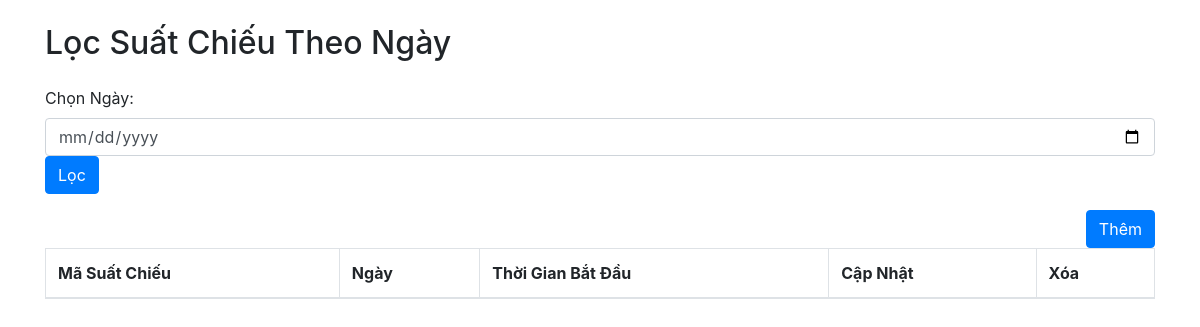
Before: /pages/suatchieuadmin.php with the older database file.
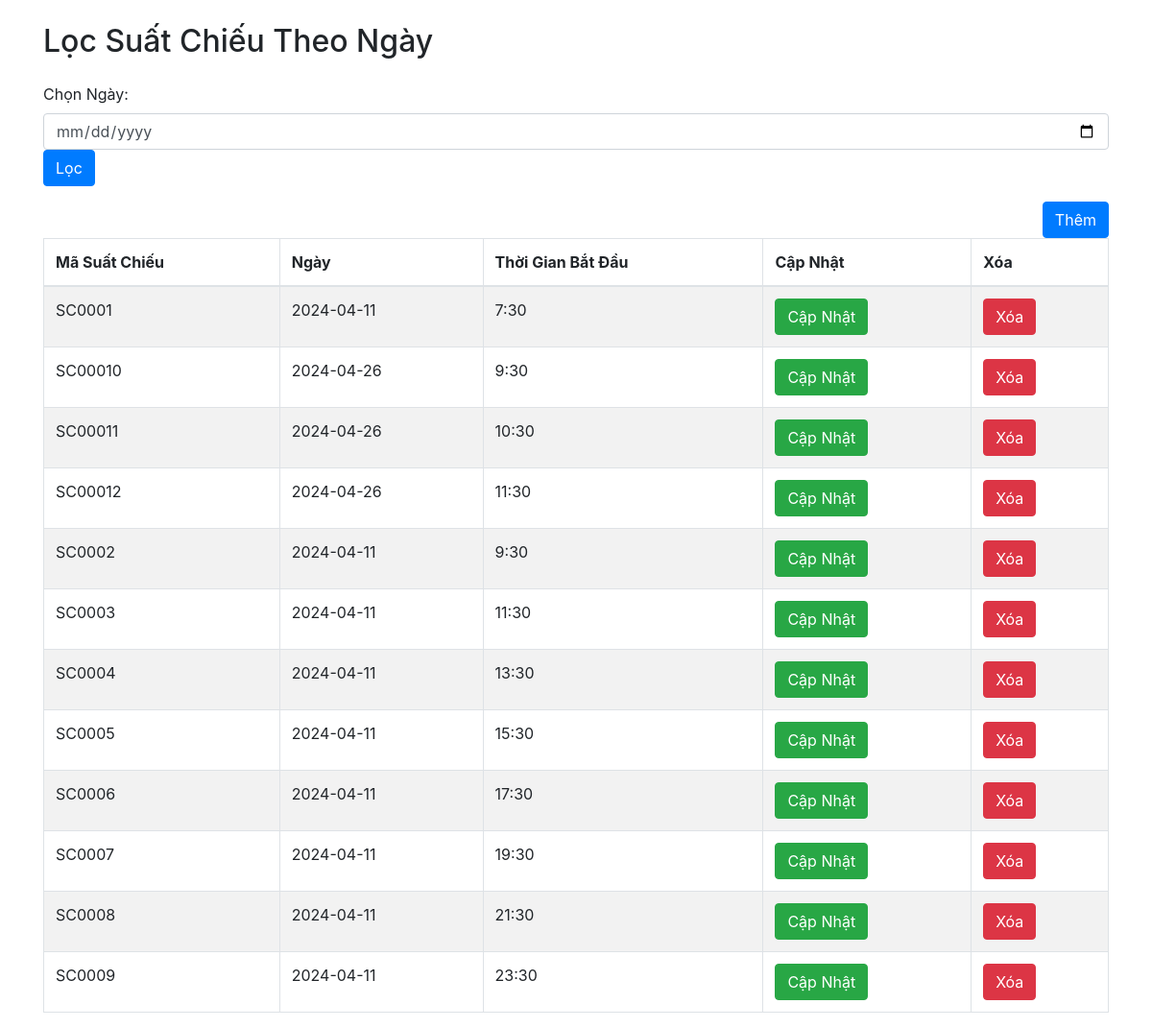
After: the same page with the newer database file.
### tables this page shows
CREATE TABLE `suatchieu` (
  `MASC` varchar(10) NOT NULL,
  `NGAY` date DEFAULT NULL,
  `THOIGIANBATDAU` varchar(10) DEFAULT NULL
);

### database/connectDatabase.php (called while the page is built, shortened)
<?php
class connectDatabase{
    public  $conn;
    public function __construct(){
        $this->servername = "localhost";
        $this->username = "root";
        $this->password = "Oanh2004!";
        $this->database = "cinema";
        $this->conn= new mysqli($this->servername,$this->username,$this->password,$this->database);
    }
    public function executeQuery($Querry) {
        try{
            $result = $this->conn->query($Querry);
            return $result;
        }catch(Exception $e){
            echo "Lỗi roogi kìa aaaaa: " . $e->getMessage();
            return false;
        }
    }
}

### pages/suatchieuadmin.php (the view, shortened to what this page needs)
<?php
    require_once('./database/connectDatabase.php');
    $conn = new connectDatabase();
?>
<!DOCTYPE html>
<html lang="en">
<head>
    <link rel="stylesheet" href="https://cdn.jsdelivr.net/npm/bootstrap@4.6.2/dist/css/bootstrap.min.css">
</head>
<body>
    <div class="container">
        <h2 class="my-4">Lọc Suất Chiếu Theo Ngày</h2>
        <div class="form-group">
            <label for="ngay">Chọn Ngày:</label>
            <input type="date" class="form-control" id="ngay" name="ngay">
            <button class="btn btn-primary" onclick="filterByDate()">Lọc</button>
        </div>
        <div id="suatchieu-container">
            <div class="box1">
                <button class="btn btn-primary" data-toggle="modal" data-target="#exampleModal">Thêm</button>
            </div>
            <table class="table table-hover table-bordered table-striped">
                <thead>
                    <th>Mã Suất Chiếu</th>
                    <th>Ngày</th>
                    <th>Thời Gian Bắt Đầu</th>
                    <th>Cập Nhật</th>
                    <th>Xóa</th>
                </thead>
                <tbody>
                    <?php
                        $query = "SELECT * FROM suatchieu";
                        $result = $conn->executeQuery($query);
                        if(!$result) {
                            echo 'failed';
                        } else {
                            while($row = mysqli_fetch_assoc($result)) {
                    ?>
                    <tr>
                        <td><?php echo $row['MASC']; ?></td>
                        <td><?php echo $row['NGAY']; ?></td>
                        <td><?php echo $row['THOIGIANBATDAU']; ?></td>
                        <td><button class="btn btn-success" onclick="openEditNgayLeForm('<?php echo $row['MASC'] ?>', '<?php echo $row['NGAY']; ?>', '<?php echo $row['THOIGIANBATDAU']; ?>')">Cập Nhật</button></td>
                        <td><a href="./pages/deleteNgayLe.php?sid=<?php echo $row['MASC']; ?>" class="btn btn-danger">Xóa</a></td>
                    </tr>
                    <?php
                            }
                        }
                    ?>
                </tbody>
            </table>
        </div>
    </div>
</body>
</html>

Changed rows visible on the page:
added suatchieu: MASC "SC0001", NGAY "2024-04-11", THOIGIANBATDAU "7:30"
added suatchieu: MASC "SC00010", NGAY "2024-04-26", THOIGIANBATDAU "9:30"
added suatchieu: MASC "SC00011", NGAY "2024-04-26", THOIGIANBATDAU "10:30"
added suatchieu: MASC "SC00012", NGAY "2024-04-26", THOIGIANBATDAU "11:30"
added suatchieu: MASC "SC0002", NGAY "2024-04-11", THOIGIANBATDAU "9:30"
added suatchieu: MASC "SC0003", NGAY "2024-04-11", THOIGIANBATDAU "11:30"
added suatchieu: MASC "SC0004", NGAY "2024-04-11", THOIGIANBATDAU "13:30"
added suatchieu: MASC "SC0005", NGAY "2024-04-11", THOIGIANBATDAU "15:30"
added suatchieu: MASC "SC0006", NGAY "2024-04-11", THOIGIANBATDAU "17:30"
added suatchieu: MASC "SC0007", NGAY "2024-04-11", THOIGIANBATDAU "19:30"
added suatchieu: MASC "SC0008", NGAY "2024-04-11", THOIGIANBATDAU "21:30"
added suatchieu: MASC "SC0009", NGAY "2024-04-11", THOIGIANBATDAU "23:30"
